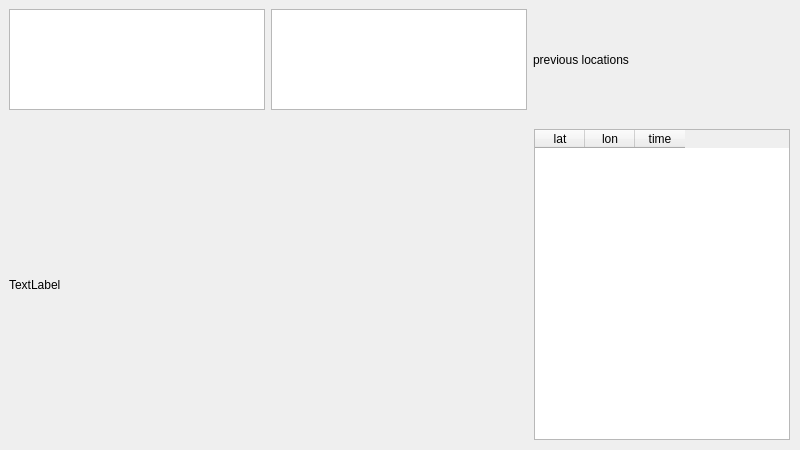
<?xml version="1.0" encoding="UTF-8"?>
<ui version="4.0">
 <class>Form</class>
 <widget class="QWidget" name="Form">
  <property name="geometry">
   <rect>
    <x>0</x>
    <y>0</y>
    <width>800</width>
    <height>450</height>
   </rect>
  </property>
  <property name="windowTitle">
   <string>Form</string>
  </property>
  <widget class="QWidget" name="horizontalLayoutWidget">
   <property name="geometry">
    <rect>
     <x>9</x>
     <y>129</y>
     <width>781</width>
     <height>311</height>
    </rect>
   </property>
   <layout class="QHBoxLayout" name="horizontalLayout">
    <item>
     <layout class="QVBoxLayout" name="verticalLayout_7">
      <item>
       <widget class="QLabel" name="mapBox">
        <property name="text">
         <string>TextLabel</string>
        </property>
       </widget>
      </item>
     </layout>
    </item>
    <item>
     <layout class="QVBoxLayout" name="verticalLayout_6">
      <item>
       <widget class="QTableWidget" name="historyBox">
        <property name="sizePolicy">
         <sizepolicy hsizetype="Fixed" vsizetype="Expanding">
          <horstretch>0</horstretch>
          <verstretch>0</verstretch>
         </sizepolicy>
        </property>
        <property name="minimumSize">
         <size>
          <width>170</width>
          <height>0</height>
         </size>
        </property>
        <attribute name="horizontalHeaderDefaultSectionSize">
         <number>50</number>
        </attribute>
        <column>
         <property name="text">
          <string>lat</string>
         </property>
        </column>
        <column>
         <property name="text">
          <string>lon</string>
         </property>
        </column>
        <column>
         <property name="text">
          <string>time</string>
         </property>
        </column>
       </widget>
      </item>
     </layout>
    </item>
   </layout>
  </widget>
  <widget class="QWidget" name="horizontalLayoutWidget_2">
   <property name="geometry">
    <rect>
     <x>9</x>
     <y>9</y>
     <width>781</width>
     <height>101</height>
    </rect>
   </property>
   <layout class="QHBoxLayout" name="horizontalLayout_2">
    <item>
     <layout class="QVBoxLayout" name="verticalLayout_4">
      <item>
       <widget class="QTextEdit" name="helloBox">
        <property name="sizePolicy">
         <sizepolicy hsizetype="Fixed" vsizetype="Expanding">
          <horstretch>0</horstretch>
          <verstretch>0</verstretch>
         </sizepolicy>
        </property>
        <property name="minimumSize">
         <size>
          <width>0</width>
          <height>0</height>
         </size>
        </property>
       </widget>
      </item>
     </layout>
    </item>
    <item>
     <layout class="QVBoxLayout" name="verticalLayout_3">
      <item>
       <widget class="QTextEdit" name="locationBox">
        <property name="sizePolicy">
         <sizepolicy hsizetype="Fixed" vsizetype="Expanding">
          <horstretch>0</horstretch>
          <verstretch>0</verstretch>
         </sizepolicy>
        </property>
       </widget>
      </item>
     </layout>
    </item>
    <item>
     <layout class="QVBoxLayout" name="verticalLayout"/>
    </item>
    <item>
     <widget class="QLabel" name="label">
      <property name="minimumSize">
       <size>
        <width>180</width>
        <height>0</height>
       </size>
      </property>
      <property name="text">
       <string>previous locations</string>
      </property>
     </widget>
    </item>
   </layout>
  </widget>
 </widget>
 <resources/>
 <connections/>
</ui>
